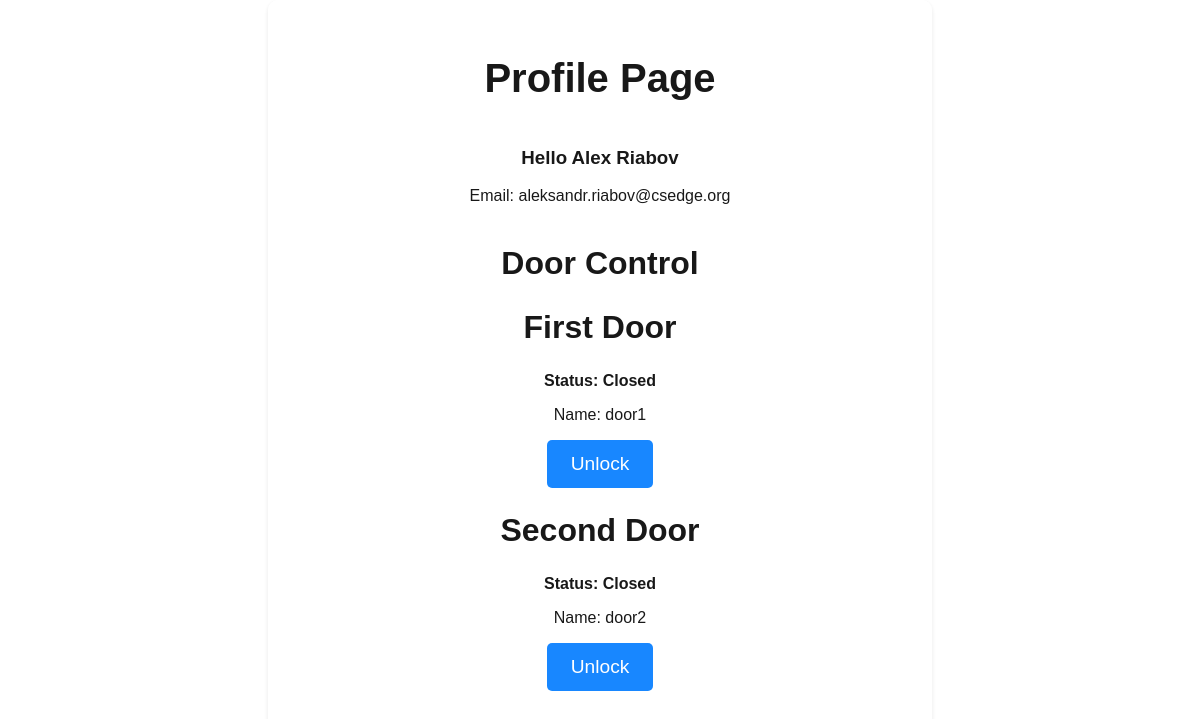
The page /profile (signed in) on the database as committed earlier.
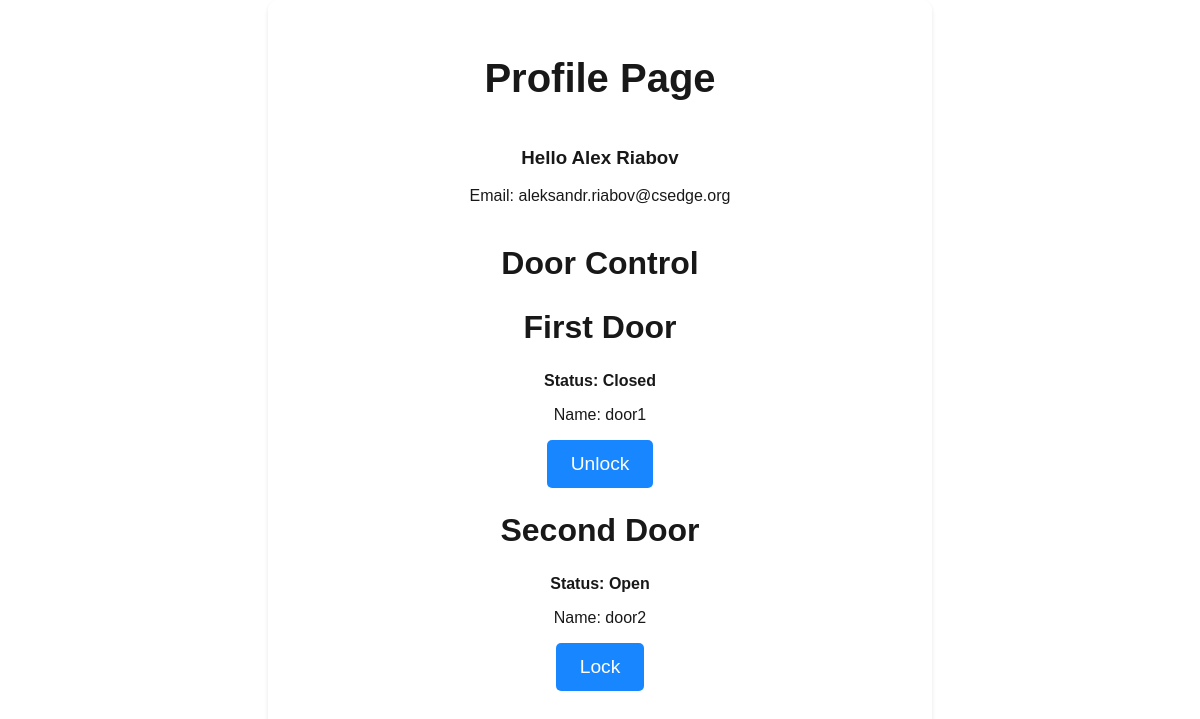
The same page on the database as committed later.
### tables this page shows
CREATE TABLE users(name TEXT NOT NULL, email TEXT NOT NULL, phone TEXT, password TEXT NOT NULL, _isAdmin INTEGER DEFAULT 0 NOT NULL, door1 INTEGER DEFAULT 0 NOT NULL, door2 INTEGER DEFAULT 0 NOT NULL );

CREATE TABLE doors (
  id INTEGER PRIMARY KEY AUTOINCREMENT,
  name TEXT NOT NULL,
  isOpen INTEGER DEFAULT 0 NOT NULL,
  lastUser TEXT,
  lastOpenTime TEXT
);

### app.py (the view)
@app.route('/profile')
def profile():
    if 'email' in session:
        conn = sqlite3.connect('./static/myapp.db')
        c = conn.cursor()
        co = conn.cursor()
        co.execute('SELECT * FROM users WHERE email = ?', (session['email'],))
        user = co.fetchone()
        c.execute('SELECT * FROM doors;',)
        doors = c.fetchall()
        conn.close()
        print(user)
        return render_template('profile.html', user=user,  doors=doors)
    else:
        return redirect(url_for('login'))

### templates/profile.html (shortened to what this page needs)
<!DOCTYPE html>
<html lang="en" class="indexBody">
<head>
    <link rel="stylesheet" href="/static/styless.css">
</head>
<body>
    <main>
    <div class="mainDivIndex">
        <h1>Profile Page</h1>
        {% if session['email'] %}
        <div class="profile-info">
            <div class="user-info">
                <h3>Hello {{ session['name'] }}</h3>
                <p>Email:  {{ session['email'] }}</p>
            </div>
        </div>
        <h2>Door Control</h2>
        {% if session %}
        <div class="door-control">
            {% for door in doors %}
                {% if user[4] == 1 and door[1] == 'door1' %}
                    <h2>First Door</h2>
                    <form method="POST" action="{{ url_for('change_door_state', door_id='door1') }}">
                        <label for="door1-status">Status: {{ "Open" if door[2] else "Closed" }} </label>
                        <br>
                        <p>Name: {{ door[1] }}</p>
                        <button type="submit" name="action" value="{{ 'lock' if door[2] else 'unlock' }}" class="buttonBlue">{{ "Lock" if door[2] else "Unlock" }}</button>
                    </form>
                {% elif user[4] != 1 and door[1] == 'door1' %}
                    <h2>First Door</h2>
                    <h3>You do not have access to this door</h3>
                {% endif %}
                {% if user[5] == 1 and door[1] == 'door2' %}
                    <h2>Second Door</h2>
                    <form method="POST" action="{{ url_for('change_door_state', door_id='door2') }}">
                        <label for="door2-status">Status: {{ "Open" if door[2] else "Closed" }} </label>
                        <br>
                        <p>Name: {{ door[1] }}</p>
                        <button type="submit" name="action" value="{{ 'lock' if door[2] else 'unlock' }}" class="buttonBlue">{{ "Lock" if door[2] else "Unlock" }}</button>
                    </form>
                {% elif user[5] != 1 and door[1] == 'door2' %}
                    <h2>Second Door</h2>
                    <h3>You do not have access to this door</h3>
                {% endif %}
            {% endfor %}
        </div>
        {% endif %}
        {% endif %}
    </div>
    </main>
</body>
</html>

### static/styless.css (style rules this page uses)
.indexBody { text-align: center; }
html { height: 100%; background-image: url('https://source.unsplash.com/1600x900/?sanfrancisco'); background-size: cover; background-repeat: no-repeat; opacity: 0.9; }
body { font-family: Arial, sans-serif; height: 100%; margin: 0; }
h1 { font-size: 2.5rem; text-align: center; margin-top: 1.5rem; }
h2 { margin-top: 1.5rem; font-size: 2rem; text-align: center; }
.mainDivIndex { display: inline-block; flex: auto; margin: 0 auto; max-width: 600px; width: 100%; background: rgba(255, 255, 255, 0.751); border-radius: 10px; box-shadow: 0px 2px 5px rgba(0, 0, 0, 0.1); padding: 2rem; }
.buttonBlue { display: block; background-color: #007bff; color: #fff; border: none; border-radius: 5px; padding: 0.8rem 1.5rem; font-size: 1.2rem; margin: 1rem auto; cursor: pointer; transition: background-color 0.3s ease-in-out; }
.profile-info { display: flex; flex-wrap: wrap; justify-content: center; align-items: center; gap: 20px; }
label { font-weight: bold; }

Rows that differ between the two databases and show on the page:
changed doors "door2": isOpen "Closed" → "Open"; isOpen "Unlock" → "Lock"
